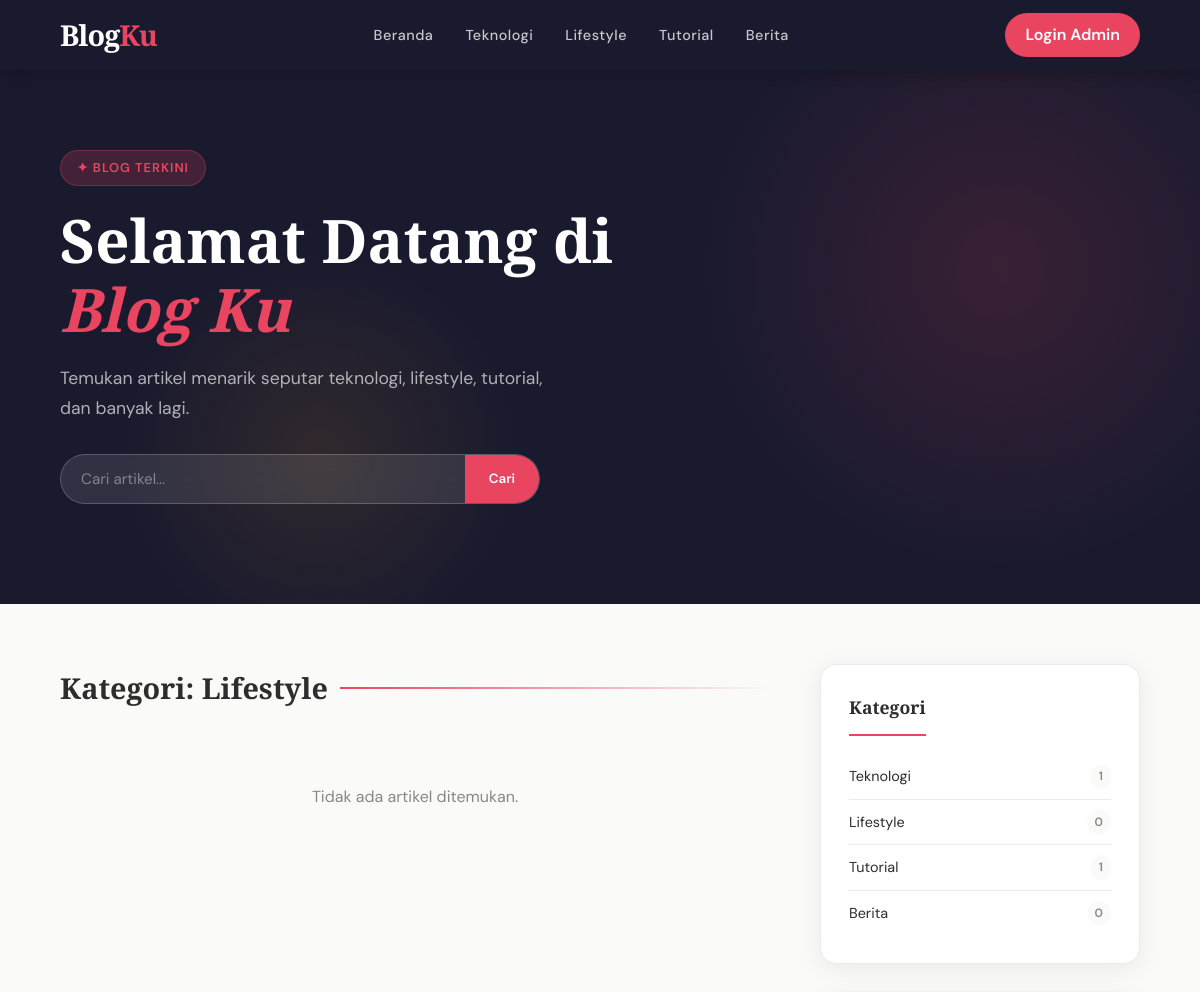
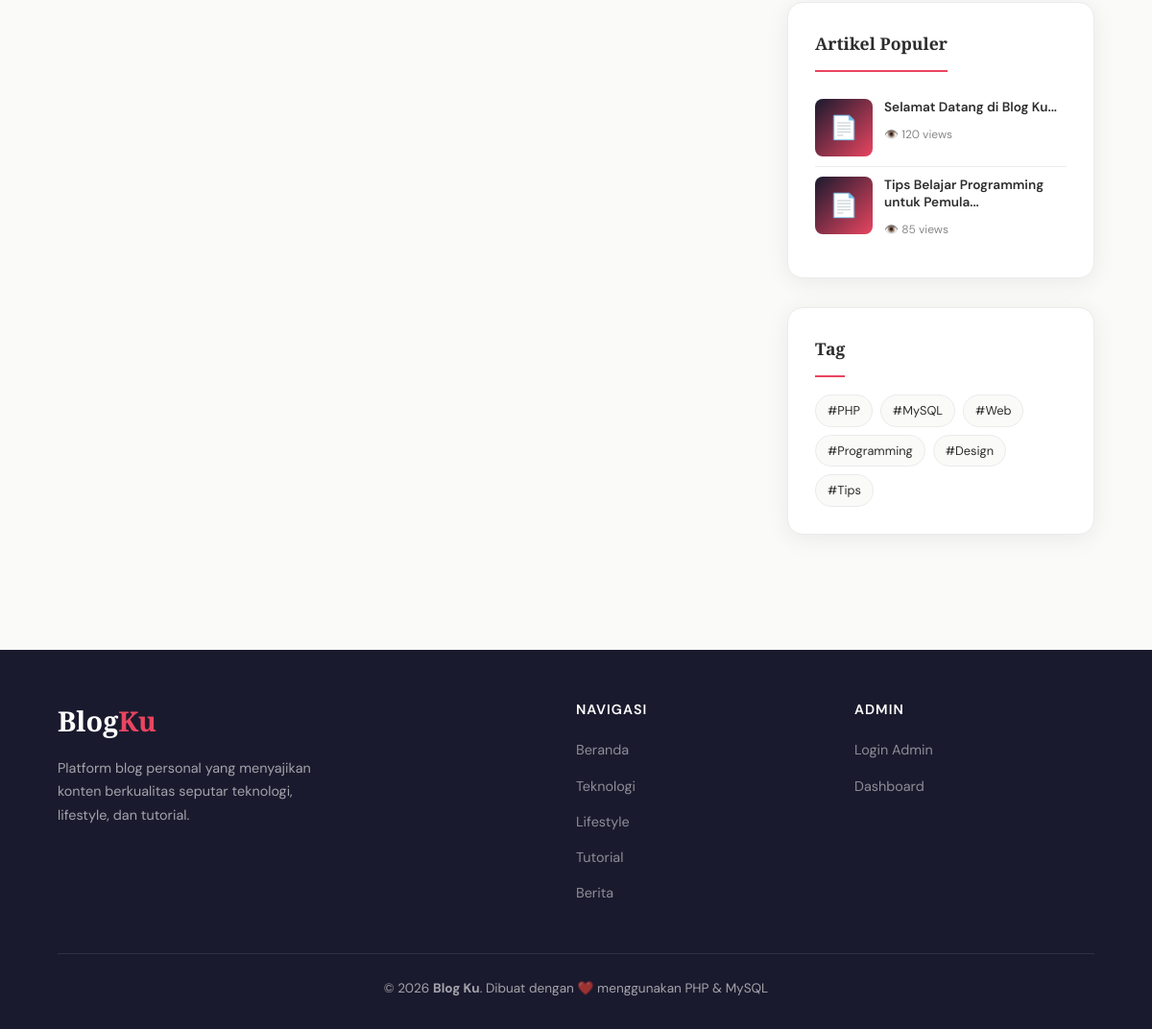
The page /?kategori=lifestyle on the database its author committed (2 pictures, top to bottom).
### tables this page shows
CREATE TABLE IF NOT EXISTS kategori (
    id INT AUTO_INCREMENT PRIMARY KEY,
    nama VARCHAR(100) NOT NULL,
    slug VARCHAR(100) UNIQUE NOT NULL,
    deskripsi TEXT
);

CREATE TABLE IF NOT EXISTS artikel (
    id INT AUTO_INCREMENT PRIMARY KEY,
    judul VARCHAR(255) NOT NULL,
    slug VARCHAR(255) UNIQUE NOT NULL,
    konten LONGTEXT,
    ringkasan TEXT,
    gambar VARCHAR(255),
    id_kategori INT,
    id_user INT,
    status ENUM('draft','publish') DEFAULT 'draft',
    views INT DEFAULT 0,
    created_at TIMESTAMP DEFAULT CURRENT_TIMESTAMP,
    updated_at TIMESTAMP DEFAULT CURRENT_TIMESTAMP ON UPDATE CURRENT_TIMESTAMP,
    FOREIGN KEY (id_kategori) REFERENCES kategori(id) ON DELETE SET NULL,
    FOREIGN KEY (id_user) REFERENCES users(id) ON DELETE CASCADE
);

CREATE TABLE IF NOT EXISTS tag (
    id INT AUTO_INCREMENT PRIMARY KEY,
    nama VARCHAR(100) NOT NULL,
    slug VARCHAR(100) UNIQUE NOT NULL
);

### public/index.php (the view, shortened to what this page needs)
<?php
require '../config/db.php';
$page = isset($_GET['page']) ? (int)$_GET['page'] : 1;
$per_page = 5;
$offset = ($page - 1) * $per_page;
$filter_kat = isset($_GET['kategori']) ? $_GET['kategori'] : '';
$filter_tag = isset($_GET['tag']) ? $_GET['tag'] : '';
$search = isset($_GET['q']) ? trim($_GET['q']) : '';
$where = "WHERE a.status = 'publish'";
$params = [];
if ($filter_kat) { $where .= " AND k.slug = ?"; $params[] = $filter_kat; }
$stmt = $pdo->prepare("SELECT a.*, k.nama as kategori_nama, k.slug as kategori_slug, u.nama as author_nama
    FROM artikel a
    LEFT JOIN kategori k ON a.id_kategori = k.id
    LEFT JOIN users u ON a.id_user = u.id
    $where ORDER BY a.created_at DESC LIMIT $per_page OFFSET $offset");
$stmt->execute($params);
$artikels = $stmt->fetchAll();
$kategoris = $pdo->query("SELECT k.*, COUNT(a.id) as jml FROM kategori k LEFT JOIN artikel a ON k.id=a.id_kategori AND a.status='publish' GROUP BY k.id")->fetchAll();
$tags = $pdo->query("SELECT * FROM tag")->fetchAll();
$populer = $pdo->query("SELECT a.*, k.nama as kategori_nama FROM artikel a LEFT JOIN kategori k ON a.id_kategori=k.id WHERE a.status='publish' ORDER BY a.views DESC LIMIT 5")->fetchAll();
?>
<!DOCTYPE html>
<html lang="id">
<head>
<link rel="stylesheet" href="../assets/css/style.css">
</head>
<body>
<nav class="navbar">
  <a href="index.php" class="navbar-brand">Blog<span>Ku</span></a>
  <ul class="navbar-nav">
    <li><a href="index.php">Beranda</a></li>
    <?php foreach ($kategoris as $k): ?>
    <li><a href="?kategori=<?= $k['slug'] ?>"><?= htmlspecialchars($k['nama']) ?></a></li>
    <?php endforeach; ?>
  </ul>
  <a href="../auth/login.php" class="btn-login">Login Admin</a>
</nav>
<section class="hero">
  <div class="hero-content">
    <span class="hero-badge">✦ Blog Terkini</span>
    <h1>Selamat Datang di <em>Blog Ku</em></h1>
    <p>Temukan artikel menarik seputar teknologi, lifestyle, tutorial, dan banyak lagi.</p>
    <form class="hero-search" method="GET" action="index.php">
      <input type="text" name="q" placeholder="Cari artikel..." value="<?= htmlspecialchars($search) ?>">
      <button type="submit">Cari</button>
    </form>
  </div>
</section>
<div class="main-container">
  <main>
    <h2 class="section-title">
      <?php if ($search): ?>Hasil Pencarian: "<?= htmlspecialchars($search) ?>"
      <?php elseif ($filter_kat): ?>Kategori: <?= htmlspecialchars(ucfirst($filter_kat)) ?>
      <?php elseif ($filter_tag): ?>Tag: #<?= htmlspecialchars($filter_tag) ?>
      <?php else: ?>Artikel Terbaru<?php endif; ?>
    </h2>
    <div class="articles-grid">
      <?php if (empty($artikels)): ?>
        <p style="color:var(--text-muted); padding: 40px; text-align:center;">Tidak ada artikel ditemukan.</p>
      <?php endif; ?>
    </div>
  </main>
  <aside class="sidebar">
    <div class="sidebar-widget">
      <div class="widget-title">Kategori</div>
      <ul class="kategori-list">
        <?php foreach ($kategoris as $k): ?>
        <li><a href="?kategori=<?= $k['slug'] ?>"><?= htmlspecialchars($k['nama']) ?><span><?= $k['jml'] ?></span></a></li>
        <?php endforeach; ?>
      </ul>
    </div>
    <div class="sidebar-widget">
      <div class="widget-title">Artikel Populer</div>
      <?php foreach ($populer as $p): ?>
      <div class="artikel-populer-item">
        <div class="artikel-populer-img">📄</div>
        <div class="artikel-populer-info">
          <h4><a href="artikel.php?slug=<?= $p['slug'] ?>"><?= htmlspecialchars(substr($p['judul'], 0, 45)) ?>...</a></h4>
          <span>👁️ <?= number_format($p['views']) ?> views</span>
        </div>
      </div>
      <?php endforeach; ?>
    </div>
    <div class="sidebar-widget">
      <div class="widget-title">Tag</div>
      <div class="tag-cloud">
        <?php foreach ($tags as $t): ?>
        <a href="?tag=<?= $t['slug'] ?>" class="tag-item">#<?= htmlspecialchars($t['nama']) ?></a>
        <?php endforeach; ?>
      </div>
    </div>
  </aside>
</div>
<footer class="footer">
  <div class="footer-grid">
    <div>
      <div class="footer-brand">Blog<span>Ku</span></div>
      <p style="font-size:0.9rem;max-width:280px;line-height:1.7;">Platform blog personal yang menyajikan konten berkualitas seputar teknologi, lifestyle, dan tutorial.</p>
    </div>
    <div>
      <h4>Navigasi</h4>
      <ul>
        <li><a href="index.php">Beranda</a></li>
        <?php foreach ($kategoris as $k): ?><li><a href="?kategori=<?= $k['slug'] ?>"><?= htmlspecialchars($k['nama']) ?></a></li><?php endforeach; ?>
      </ul>
    </div>
    <div>
      <h4>Admin</h4>
      <ul>
        <li><a href="../auth/login.php">Login Admin</a></li>
        <li><a href="../admin/dashboard.php">Dashboard</a></li>
      </ul>
    </div>
  </div>
  <div class="footer-bottom">
    <p>© <?= date('Y') ?> <strong>Blog Ku</strong>. Dibuat dengan ❤️ menggunakan PHP & MySQL</p>
  </div>
</footer>
</body>
</html>

### rows shown on the page
kategori: nama "Teknologi", jml "1"
kategori: nama "Lifestyle", jml "0"
kategori: nama "Tutorial", jml "1"
kategori: nama "Berita", jml "0"
artikel: judul "Selamat Datang di Blog Ku", views "120"
artikel: judul "Tips Belajar Programming untuk Pemula", views "85"
tag: nama "PHP"
tag: nama "MySQL"
tag: nama "Web"
tag: nama "Programming"
tag: nama "Design"
tag: nama "Tips"

### other values the page prints
$filter_kat "Lifestyle"
